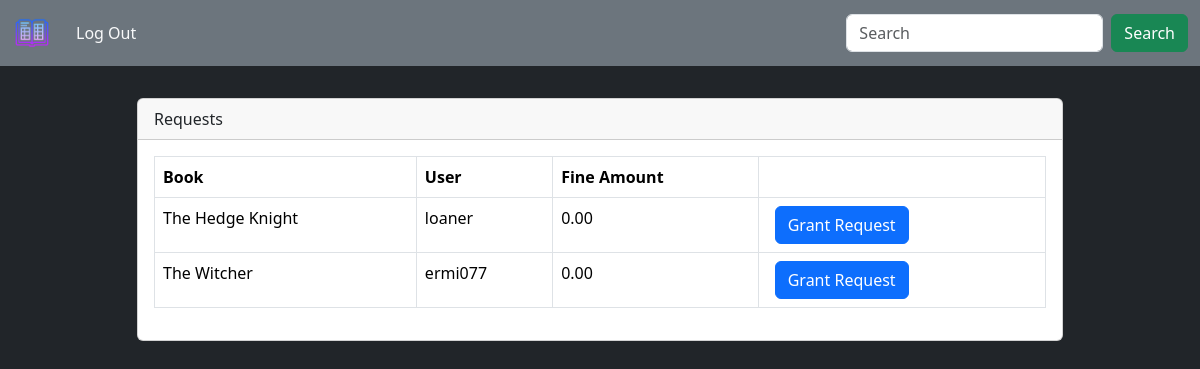
Page /logged/return_request_page/ (signed in) on the committed database.
### library/models.py (models this page shows, shortened)
class ReturnRequest(models.Model):
    loan = models.ForeignKey(Loan , on_delete = models.CASCADE)
    fine = models.ForeignKey(Fine , on_delete =  models.CASCADE , null = True)

class Loan(models.Model):
    book = models.ForeignKey(Book , on_delete = models.CASCADE)
    user = models.ForeignKey(MyUser , on_delete = models.CASCADE)
    check_out_date = models.DateTimeField(auto_now_add=True)
    return_date = models.DateTimeField(default = expiry)

class Book(models.Model):
    Title = models.CharField(max_length = 100)
    Publication_year = models.DateField()
    Number_of_copies = models.PositiveIntegerField()
    author = models.ForeignKey(Author , on_delete = models.SET_NULL , null = True)
    genre = models.ManyToManyField(Genre)
    publisher = models.ForeignKey(Publisher , on_delete = models.SET_NULL , null = True)
    cover = models.ImageField(upload_to='covers/')#add width and height if needed
    @property
    def likes(self):
        return self.likes_set.count()
    class Meta:
        ordering = ['-likes']

class Fine(models.Model):
    loan = models.ForeignKey(Loan , on_delete = models.CASCADE)
    amount = models.DecimalField(max_digits=10, decimal_places=2)

### users/models.py (models this page shows)
class MyUser(AbstractUser):
    phone_number = models.CharField(max_length = 11 , null = True , unique = True , blank = True)
    adress = models.CharField(max_length = 50)

### library/views.py (the view)
# urls.py: path('return_request_page/' , views.display_req , name = 'req_page-link'),
@login_required
def display_req(request):
    reqs = ReturnRequest.objects.all()
    context = {'reqs': reqs}
    return render(request , 'logged/returnReq.html' , context)

### templates/logged/returnReq.html (shortened to what this page needs)
{% extends "themes/main.html" %}
{% block content %}
<div class="container">
    <div class="row justify-content-center">
        <div class="col-md-10">
            <div class="card">
                <div class="card-header">Requests</div>
                <div class="card-body">
                    <div class="table-responsive">
                        <table class="table table-bordered">
                            <thead>
                                <tr>
                                    <th>Book</th>
                                    <th>User</th>
                                    <th>Fine Amount</th>
                                    <th></th>
                                </tr>
                            </thead>
                            <tbody>
                                {% for req in reqs %}
                                <tr>
                                    <td>{{ req.loan.book.Title }}</td>
                                    <td>{{ req.loan.user.username }}</td>
                                    <td>{{req.fine.amount}}</td>
                                    <td><a class="btn btn-primary btn-md mx-2" href="{% url 'return_req-link' req.loan.id %}" role="button">Grant Request</a></td>
                                </tr>
                                {% endfor %}
                            </tbody>
                        </table>
                    </div>
                </div>
            </div>
        </div>
    </div>
</div>
{% endblock content %}

### rows in the picture
ReturnRequest: loan.book.Title "The Hedge Knight", loan.user.username "loaner", fine.amount "0.00"
ReturnRequest: loan.book.Title "The Witcher", loan.user.username "ermi077", fine.amount "0.00"
